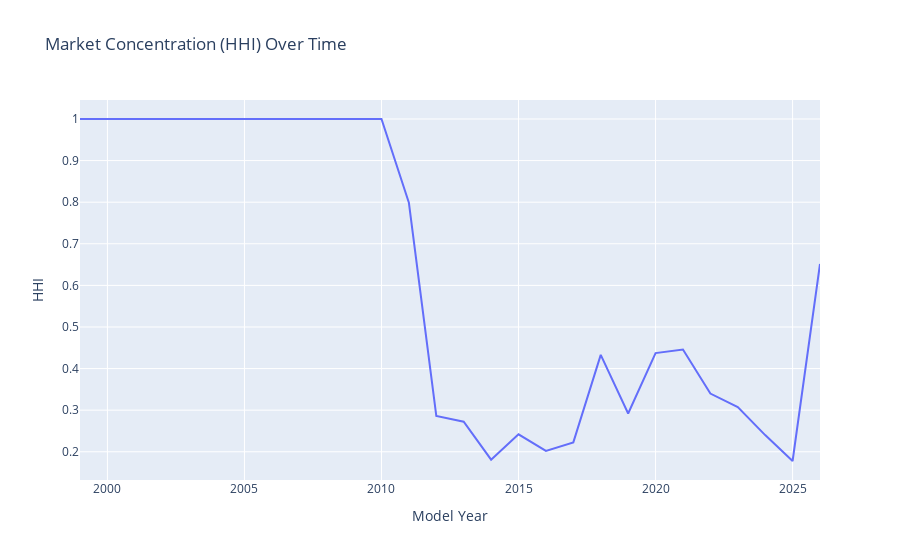

Notebook code cell kept with this figure:
### Code cell
fig = px.line(
    hhi,
    x='Model Year',
    y='HHI',
    title='Market Concentration (HHI) Over Time'
)

fig.show()

### Figure 1 — Plotly figure (JSON) as saved in the notebook; plotly's stock layout.template omitted (floating-point values rounded to 4 significant figures)
{"data": [{"hovertemplate": "Model Year=%{x}<br>HHI=%{y}<extra></extra>", "legendgroup": "", "line": {"color": "#636efa", "dash": "solid"}, "marker": {"symbol": "circle"}, "mode": "lines", "name": "", "orientation": "v", "showlegend": false, "type": "scatter", "x": [1999, 2000, 2002, 2003, 2008, 2010, 2011, 2012, 2013, 2014, 2015, 2016, 2017, 2018, 2019, 2020, 2021, 2022, 2023, 2024, 2025, 2026], "xaxis": "x", "y": [1.0, 1.0, 1.0, 1.0, 1.0, 1.0, 0.7986, 0.286, 0.2723, 0.181, 0.242, 0.2022, 0.2226, 0.4328, 0.2921, 0.4371, 0.4456, 0.3399, 0.3074, 0.24, 0.1778, 0.6516], "yaxis": "y"}], "layout": {"legend": {"tracegroupgap": 0}, "title": {"text": "Market Concentration (HHI) Over Time"}, "xaxis": {"anchor": "y", "domain": [0, 1], "title": {"text": "Model Year"}}, "yaxis": {"anchor": "x", "domain": [0, 1], "title": {"text": "HHI"}}}}
